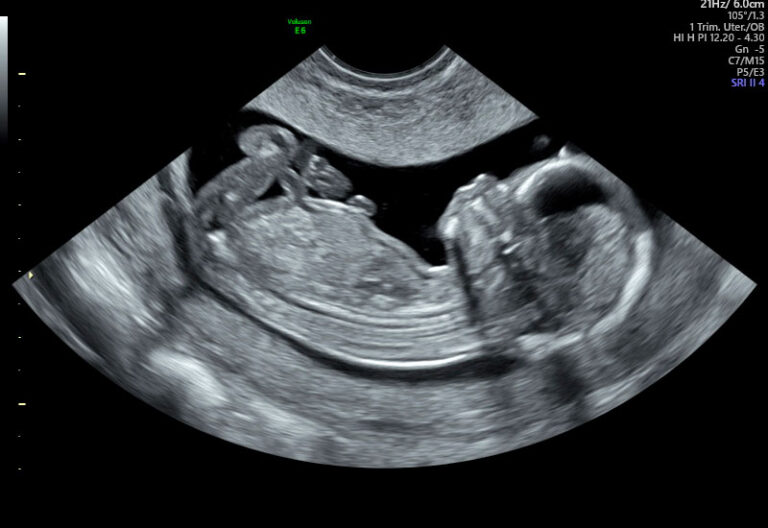
#> input picture IMAGENES/eco_bebe.jpg, 768 x 528 px
$ python filtro_gausiano.py
#> lines starting #> are read from the running program, lines starting #| are printed output that depends on the picture
import numpy as np
import random
import math
from PIL import Image
import traceback

############# CARGA IMAGEN Y LA CONVIERTE EN MATRIZ NUMPY ESCALA DE GRISES #############
def cargar_imagen_a_matriz(ruta_imagen, redimensionar=None):
#> called with ruta_imagen = 'eco_bebe.jpg', redimensionar = (256, 256)
    try:
        imagen = Image.open(ruta_imagen).convert("L")
        if redimensionar:
            imagen = imagen.resize(redimensionar)
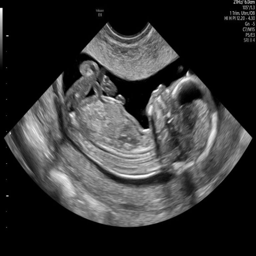
#> imagen: PIL image 256x256 L; min 0, max 255, mean 52.2
        return np.array(imagen, dtype=np.float64)
#| ✔ Imagen cargada (256x256)
    except FileNotFoundError:
        print(f"⚠️ ERROR: No se encontró la imagen en '{ruta_imagen}'.")
        return None

############# AÑADIR RUIDO GAUSSIANO ################
def añadir_ruido_gaussiano(imagen_np, media=0, sigma=10):
#> called with media = 0, sigma = 20
    ruido = np.random.normal(media, sigma, imagen_np.shape)
    imagen_ruido = np.clip(imagen_np + ruido, 0, 255)
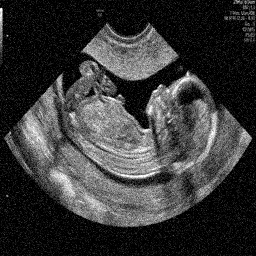
#> imagen_ruido: shape (256, 256) float64; min 0, max 255, mean 56.4
    return imagen_ruido

############# TRANSFORMADA DE FOURIER 2D ###########
def TF_2D_numpy(imagen):
    return np.fft.fft2(imagen)

############# TRANSFORMADA INVERSA #################
def IDFT_2D_numpy(imagen_frec):
    return np.fft.ifft2(imagen_frec)

############# RECONSTRUCCIÓN IMAGEN 0-255 ###########
def reconstruir_imagen_numpy(matriz_compleja):
    magnitud = np.abs(matriz_compleja)
    imagen_normalizada = (magnitud - np.min(magnitud)) / (np.max(magnitud) - np.min(magnitud)) * 255
    return Image.fromarray(imagen_normalizada.astype(np.uint8))

############# CREAR FILTRO GAUSSIANO 2D ############
def crear_filtro_gaussiano(ancho, alto, sigma):
    filtro = [[0.0 for _ in range(ancho)] for _ in range(alto)]
    cx, cy = ancho // 2, alto // 2

    for y in range(alto):
        for x in range(ancho):
            dx = x - cx
            dy = y - cy
            filtro[y][x] = math.exp(-(dx**2 + dy**2) / (2 * sigma**2))

    return filtro

############# APLICAR FILTRO A COMPONENTES FRECUENCIALES ##########
def aplicar_filtro_frecuencia(fft_real, fft_imag, filtro):
    alto = len(fft_real)
    ancho = len(fft_real[0])

    resultado_real = [[0.0 for _ in range(ancho)] for _ in range(alto)]
    resultado_imag = [[0.0 for _ in range(ancho)] for _ in range(alto)]

    for y in range(alto):
        for x in range(ancho):
            h = filtro[y][x]
            resultado_real[y][x] = fft_real[y][x] * h
            resultado_imag[y][x] = fft_imag[y][x] * h

    return resultado_real, resultado_imag

############# PROGRAMA PRINCIPAL ####################
if __name__ == "__main__":
    try:
        print("═" * 50)
        print("Inicio del proceso de procesamiento de imagen".center(50))
        print("═" * 50)

        # 1. Cargar imagen
        ruta = "eco_bebe.jpg"
        print(f"\nCargando imagen desde: {ruta}")
        imagen_matriz = cargar_imagen_a_matriz(ruta, redimensionar=(256, 256))

        if imagen_matriz is None:
            print("\n❌ No se pudo cargar la imagen.")
            input("Presiona Enter para salir...")
            exit()

        print(f"\n✔ Imagen cargada ({imagen_matriz.shape[1]}x{imagen_matriz.shape[0]})")

        # 2. Añadir ruido gaussiano
        print("\nAñadiendo ruido gaussiano...")
        imagen_con_ruido = añadir_ruido_gaussiano(imagen_matriz, media=0, sigma=20)
        Image.fromarray(imagen_con_ruido.astype(np.uint8)).save("imagen_con_ruido.jpg")
        print("✔ Ruido añadido y guardado como 'imagen_con_ruido.jpg'")

        # 3. Transformada de Fourier
        print("\nAplicando Transformada de Fourier...")
        tf_resultado = TF_2D_numpy(imagen_con_ruido)
        tf_real = tf_resultado.real
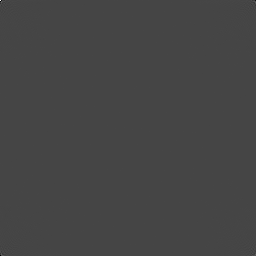
#> tf_real: shape (256, 256) float64; min -1386225.2, max 3694412, mean 35.3; drawn with min black and max white
        tf_imag = tf_resultado.imag
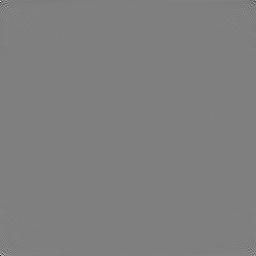
#> tf_imag: shape (256, 256) float64; min -448347.9, max 448347.9, mean 0; drawn with min black and max white
        print("✔ Transformada completada")

        # 4. Crear y aplicar filtro gaussiano
        print("\nCreando filtro gaussiano en frecuencia...")
        filtro = crear_filtro_gaussiano(imagen_matriz.shape[1], imagen_matriz.shape[0], sigma=10)
        print("Aplicando filtro gaussiano...")
        tf_real_filtrado, tf_imag_filtrado = aplicar_filtro_frecuencia(tf_real, tf_imag, filtro)
#> in aplicar_filtro_frecuencia, `alto = len(fft_real)`: alto = 256
#> after the loop in aplicar_filtro_frecuencia, `for y in range(alto):`: resultado_imag = 256 items
#> tf_real_filtrado = 256 items; tf_imag_filtrado = 256 items
        tf_filtrado_complejo = np.array(tf_real_filtrado) + 1j * np.array(tf_imag_filtrado)
        print("✔ Filtro aplicado")

        # 5. Transformada Inversa
        print("\nRealizando transformada inversa para reconstrucción...")
        imagen_reconstruida_compleja = IDFT_2D_numpy(tf_filtrado_complejo)
        imagen_reconstruida = reconstruir_imagen_numpy(imagen_reconstruida_compleja)
#> in reconstruir_imagen_numpy, `magnitud = np.abs(matriz_compleja)`:
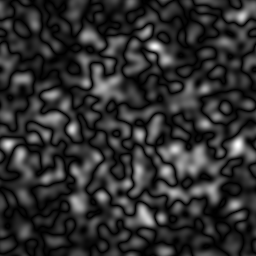
#> magnitud: shape (256, 256) float64; min 5.57e-05, max 4.75, mean 0.875; drawn with min black and max white
        imagen_reconstruida.save("imagen_filtrada.jpg")
        print("✔ Imagen filtrada reconstruida y guardada como 'imagen_filtrada.jpg'")

        print("\n✅ Proceso completado exitosamente")
        print("═" * 50)
#> (the run stopped early here; a loop or call above may not have finished)
